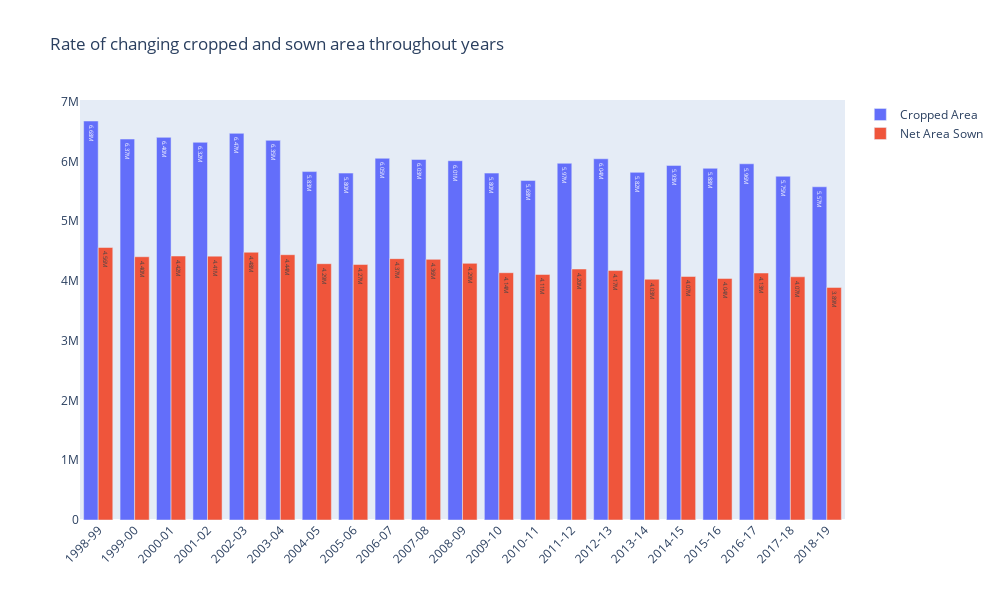

The notebook cell this image was saved under:
### Code cell
cult_yearwise=df_cult_land.groupby(by='Year').sum().reset_index()

fig = go.Figure(data=[
    go.Bar(name='Cropped Area', x=cult_yearwise['Year'], y=cult_yearwise['Cropped Area'],text=cult_yearwise['Cropped Area']),
#     go.Line(name='major Area', x=major_prod['Year'], y=major_prod['Area']),
     go.Bar(name='Net Area Sown', x=cult_yearwise['Year'], y=cult_yearwise['Net Area Sown'],text=cult_yearwise['Net Area Sown'])
#     go.Line(name='minor Area', x=minor_prod['Year'], y=minor_prod['Area']),
])
# Change the bar mode
fig.update_layout(barmode='group',xaxis_tickangle=-45,title='Rate of changing cropped and sown area throughout years',width=1000, height=600)
fig.update_traces(texttemplate='%{text:.3s}')
fig.update_xaxes(showgrid=False,type='category')
fig.update_yaxes(showgrid=False)
fig.show()

### Figure 1 — Plotly figure (JSON) as saved in the notebook; plotly's stock layout.template omitted (floating-point values rounded to 4 significant figures)
{"data": [{"name": "Cropped Area", "text": [6675160, 6373084, 6401448, 6318861, 6468525, 6351032, 5829146, 5803928, 6051611, 6031907, 6010520, 5803233, 5681016, 5967794, 6043358, 5815836, 5932435, 5883771, 5959646, 5750820, 5574652], "texttemplate": "%{text:.3s}", "type": "bar", "x": ["1998-99", "1999-00", "2000-01", "2001-02", "2002-03", "2003-04", "2004-05", "2005-06", "2006-07", "2007-08", "2008-09", "2009-10", "2010-11", "2011-12", "2012-13", "2013-14", "2014-15", "2015-16", "2016-17", "2017-18", "2018-19"], "y": [6675160, 6373084, 6401448, 6318861, 6468525, 6351032, 5829146, 5803928, 6051611, 6031907, 6010520, 5803233, 5681016, 5967794, 6043358, 5815836, 5932435, 5883771, 5959646, 5750820, 5574652]}, {"name": "Net Area Sown", "text": [4559225, 4404360, 4416320, 4414392, 4479598, 4438268, 4288211, 4273981, 4372482, 4360652, 4293515, 4137146, 4107476, 4199043, 4173088, 4027926, 4074137, 4041266, 4131798, 4068732, 3891129], "texttemplate": "%{text:.3s}", "type": "bar", "x": ["1998-99", "1999-00", "2000-01", "2001-02", "2002-03", "2003-04", "2004-05", "2005-06", "2006-07", "2007-08", "2008-09", "2009-10", "2010-11", "2011-12", "2012-13", "2013-14", "2014-15", "2015-16", "2016-17", "2017-18", "2018-19"], "y": [4559225, 4404360, 4416320, 4414392, 4479598, 4438268, 4288211, 4273981, 4372482, 4360652, 4293515, 4137146, 4107476, 4199043, 4173088, 4027926, 4074137, 4041266, 4131798, 4068732, 3891129]}], "layout": {"barmode": "group", "height": 600, "title": {"text": "Rate of changing cropped and sown area throughout years"}, "width": 1000, "xaxis": {"showgrid": false, "tickangle": -45, "type": "category"}, "yaxis": {"showgrid": false}}}
